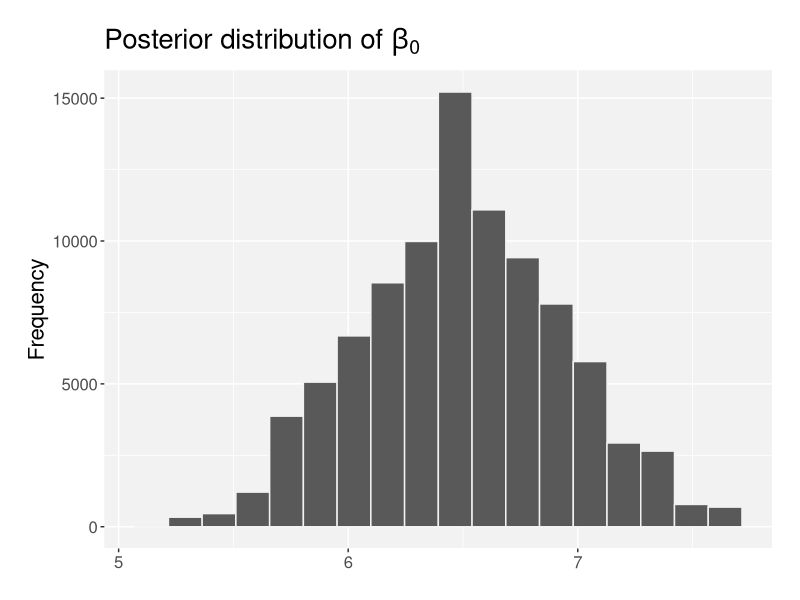
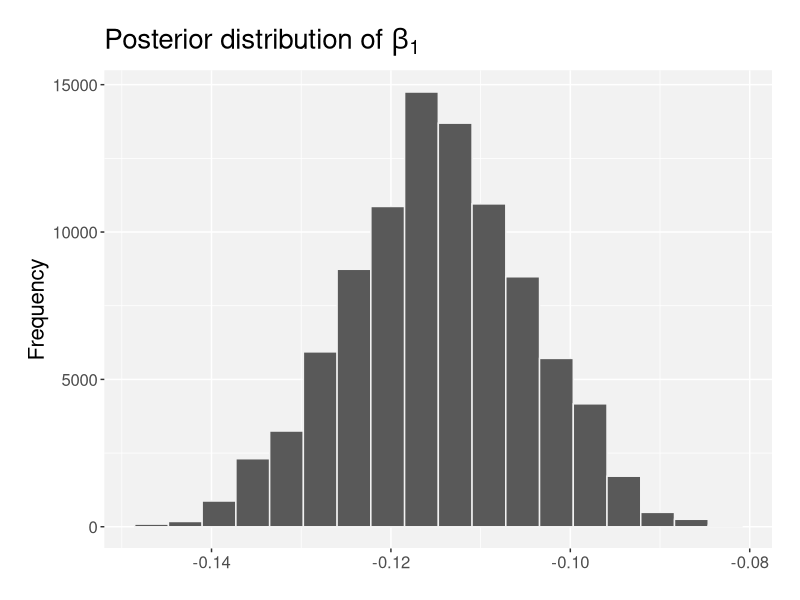

These figures' R source, in order:
# 
# ST502 Project 2
# 
# This program uses a Markov Chain Monte Carlo sampling method to estimate the 
# parameters of a simple logistic regression model* and the sampling
# distributions of the parameters. At the end, we compare the results to the
# maximum likelihood fit. 
#
# * The logistic regression model aims to predict whether a field goal will be
# good or bad given the distance from which it was kicked. The data is from the
# 2008 NFL season.
# 
# Last edited: January 13, 2018 - Edited project description in header
# 





library(ggplot2)





# Expit function
  # 1 / (1 + exp(-beta0 - beta1*x))
  # parameter beta is a vector in the form of (beta0, beta1)
  # x is the vector of values of the predictor variable
expit <- function(beta, x) {
  # put x in matrix form (dimensions 2 x n)
  x <- cbind(rep(1, length(x)), x)
  # compute the expit function for the given beta and x
  return(1 / (1 + exp(-x %*% beta)))
}





# Prior density function
  # beta1, beta2 ~ Normal
  # parameter beta is a vector in the form of (beta0, beta1)
  # the joint density is the product of the marginal densities
prior <- function(beta) {
  return(prod(dnorm(beta, mean=0, sd=10)))
}





# Likelihood function
  # y | beta1, beta2 ~ Bernoulli
  # parameter beta is a vector in the form of (beta0, beta1)
  # y is a vector of the observed values (0's for bad kicks and 1's for good kicks)
  # the joint density is the product of the marginal densities since observations are indep.
likelihood <- function(beta, x, y) {
  return(prod(dbinom(y, prob=expit(beta, x), size=1)))
}





# Function to generate values for the posterior distribution using MCMC sampling
  # x is a vector of predictor values
  # y is a vector of observed values
  # niter is the number of iterations
  # startvals is a vector in the form (beta0, beta1)
  # proposalsd is the sd of the jumping distribution
betasampler <- function(x, y, niter, startvals, proposalsd) {
  # Matrix to store sampled betas
  beta <- matrix(rep(0, niter), nrow=niter, ncol=2)
  # Use the starting value as the first beta
  beta[1,] <- startvals
  # Loop through the desired number of iterations
  for(i in 2:niter) {
    # Temp value for beta is previous beta
    currentbeta <- beta[i-1,]
    # Get the next random draw from the N(0, proposalsd^2) jumping distribution
    newbeta <- currentbeta + rnorm(2, 0, proposalsd)
    # Find r ratio
    r <- prior(beta=newbeta) * likelihood(beta=newbeta, x=x, y=y) /
      (prior(beta=currentbeta) * likelihood(beta=currentbeta, x=x, y=y))
    # Accept this value with prob. min(1, r)
    if(runif(1) < r) {
      beta[i,] <- newbeta
    }
    else {
      beta[i,] <- currentbeta
    } # end ifs
  } # end loop
  # Return the vector of theta values
  return(beta)
} # end function




# Function for plotting and formatting histograms using ggplot2
histogram <- function(x) {
  ggplot(data.frame(x), aes(x)) + 
    geom_histogram(bins=18, col="gray95") +
    labs(x=NULL, y="Frequency") +
    theme(plot.title=element_text(size=20),
      axis.title=element_text(size=16), 
      axis.text=element_text(size=12), 
      panel.background=element_rect(fill="gray95"), 
      strip.background=element_rect(fill="white"),
      plot.margin=margin(20,20,20,20)) + 
    scale_fill_manual(palette)
}










# Read in NFL field goal data from the csv file
fgdata <- read.csv("nfl2008_fga.csv", header=TRUE)





# Approximate the posterior distribution of beta0 and beta1 using the MCMC sampling function
randomDraws <- betasampler(x=fgdata$distance, y=fgdata$GOOD, 
                           niter=100000, startvals=c(0,0), proposalsd=0.05)
burnin <- 7500
posterior_b0 <- randomDraws[-c(1:burnin), 1]
posterior_b1 <- randomDraws[-c(1:burnin), 2]

# Histograms showing the distributions of beta0 and beta1
histogram(posterior_b0) + 
  labs(title=expression(paste("Posterior distribution of ", beta[0])))
histogram(posterior_b1) + 
  labs(title=expression(paste("Posterior distribution of ", beta[1])))
# Estimates
mean(posterior_b0)
mean(posterior_b1)




# Fit a logistic regression model with GOOD as the response and distance as the predictor
mod <- glm(GOOD ~ distance, data=fgdata, family=binomial(link="logit"))
summary(mod)





